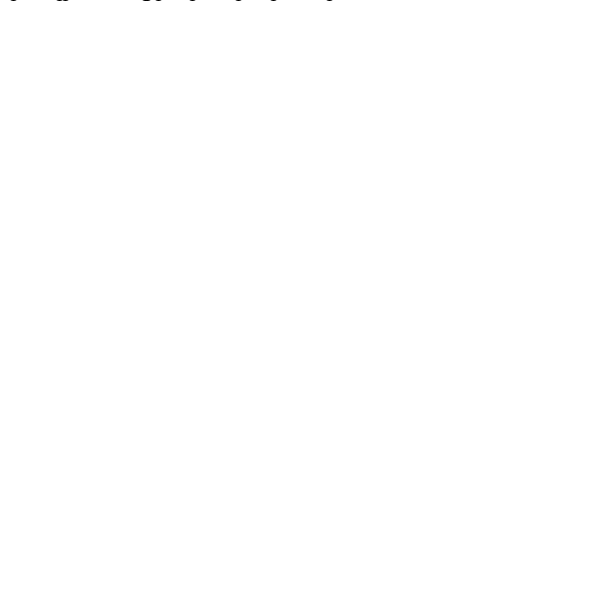
Frame 1 (no input)
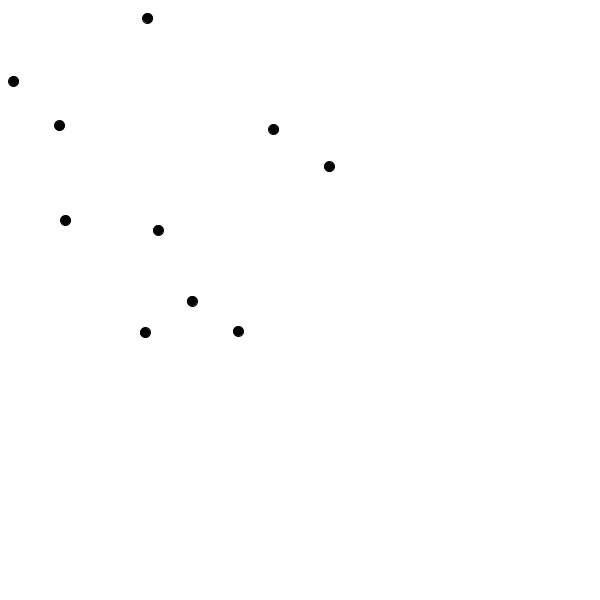
Frame 60 (the mouse pressed at the canvas centre just before this capture)
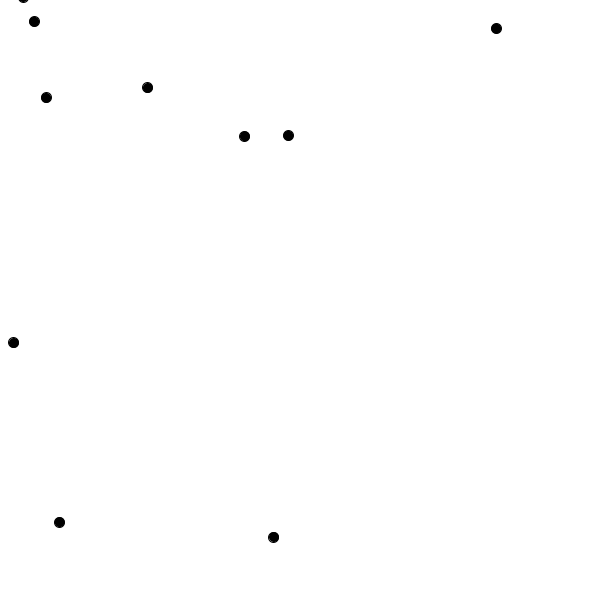
Frame 120 (the mouse held since frame 60 and released just before this capture)

The Processing sketch that drew these frames (run headless with seeded random() and noise(); from frame 60 on, the mouse is pressed at the canvas centre):

// Processing sketch: falling_things
// ── falling_things.pde
ArrayList<PVector> drips;         // Create drips array

int dripsLength;

float startPosY;
int particleSize;

FloatList acceleration;
FloatList gravity;

void setup() {
  size(600, 600);                    // Create application window

  dripsLength  = 10;               // Number of drips to fall
  particleSize = 10;                // Particle size
  startPosY    = -particleSize*0.5; // Drips start position on y coordinate

  drips        = new ArrayList<PVector>(); 
  acceleration = new FloatList();
  gravity      = new FloatList();
  
  for (int i = 0; i < dripsLength; i++) {
    gravity.append(random(0.01, 0.2));
    acceleration.append(0.0);
    drips.add(new PVector(random(particleSize*0.5, width - particleSize*0.5), startPosY));
  }
}

void draw() {
  background(255);      // Set bg color

  for (int i = 0; i < dripsLength; i++) {
    drips.get(i).y = drips.get(i).y + acceleration.get(i);
    
    acceleration.set(i,acceleration.get(i) + gravity.get(i));
    
    fill(0);             // Set fill color to black
    ellipse(drips.get(i).x, drips.get(i).y, particleSize, particleSize); 
    
    if (drips.get(i).y > height + particleSize*0.5) {  //condition if Vertical is greater than 600 then perform action below
      acceleration.set(i, acceleration.get(i) * 0);    //-.085 is an arbitrary number that took some experimenting with
      drips.get(i).y = startPosY;                      // Move it to top and set random x position
      drips.get(i).x = random(particleSize*0.5, width - particleSize*0.5); 
    }
  }
}
